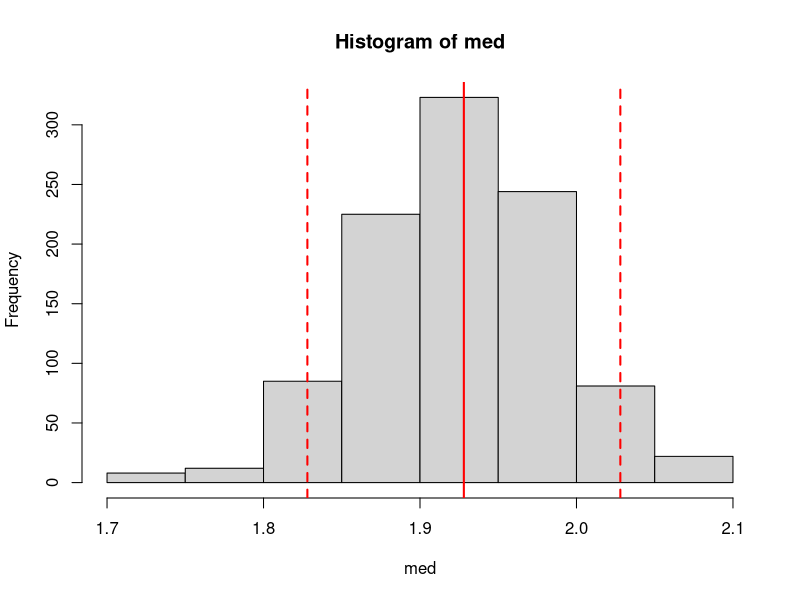
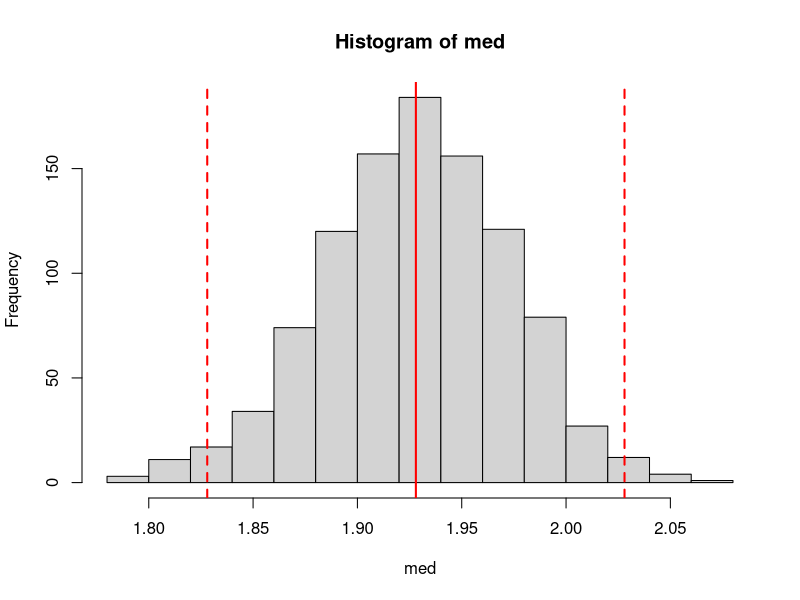
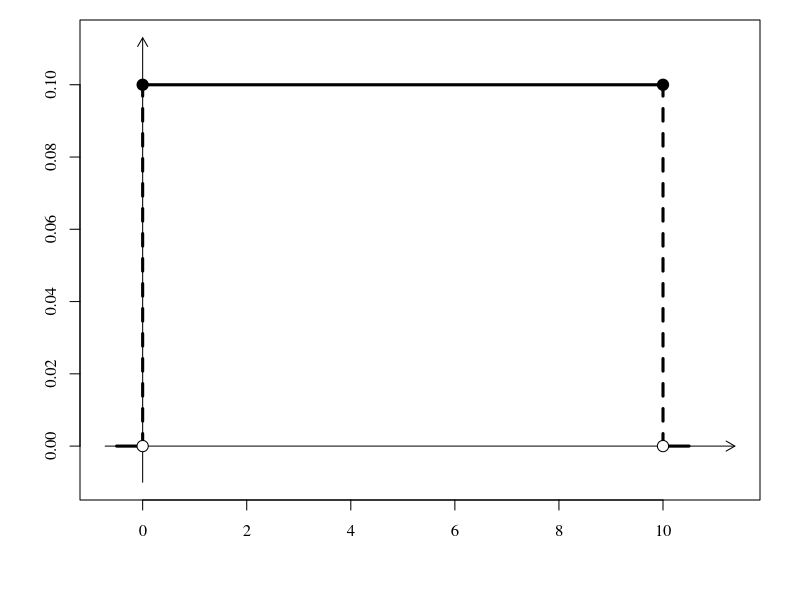
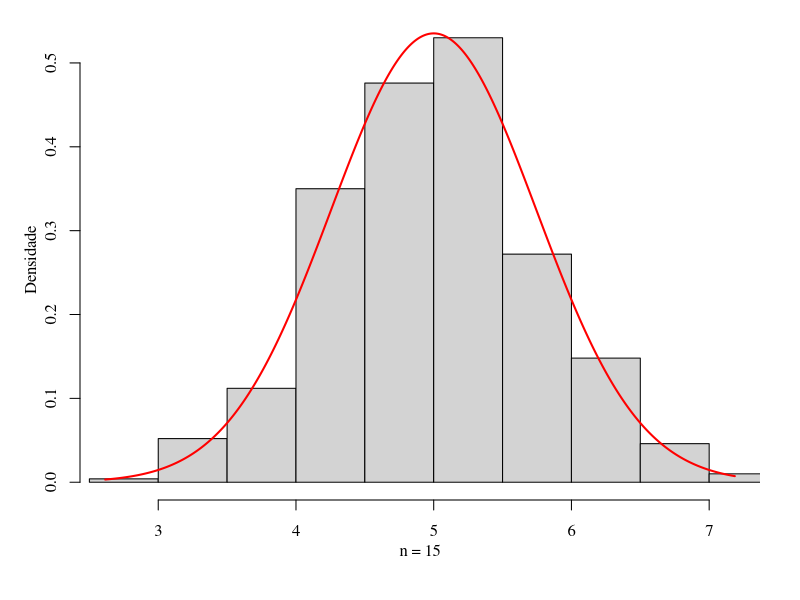
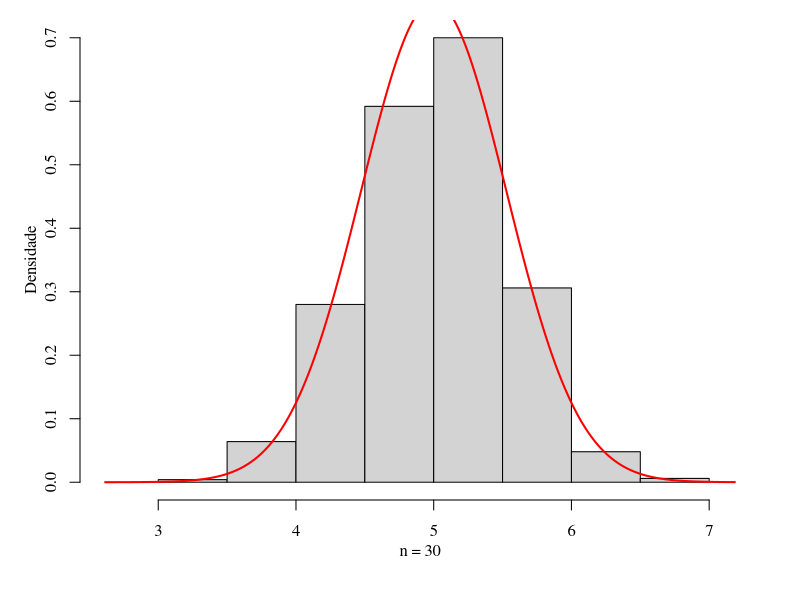
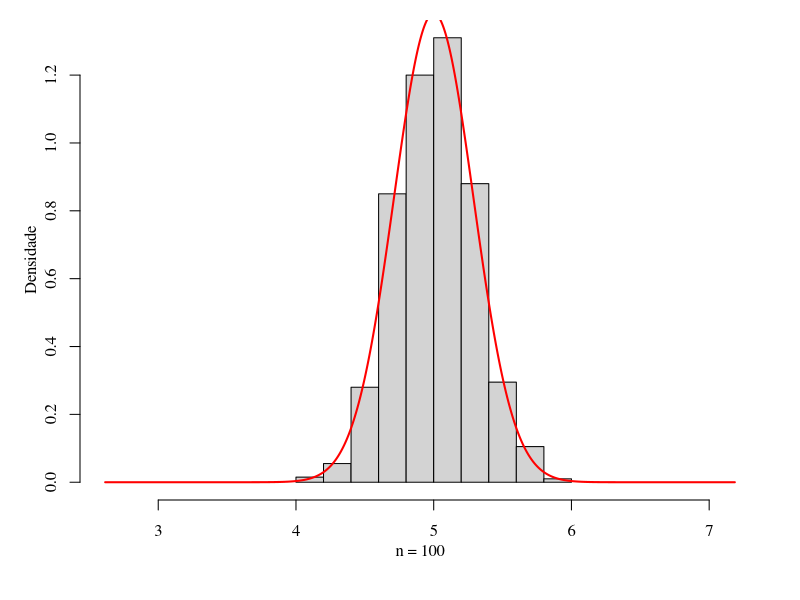
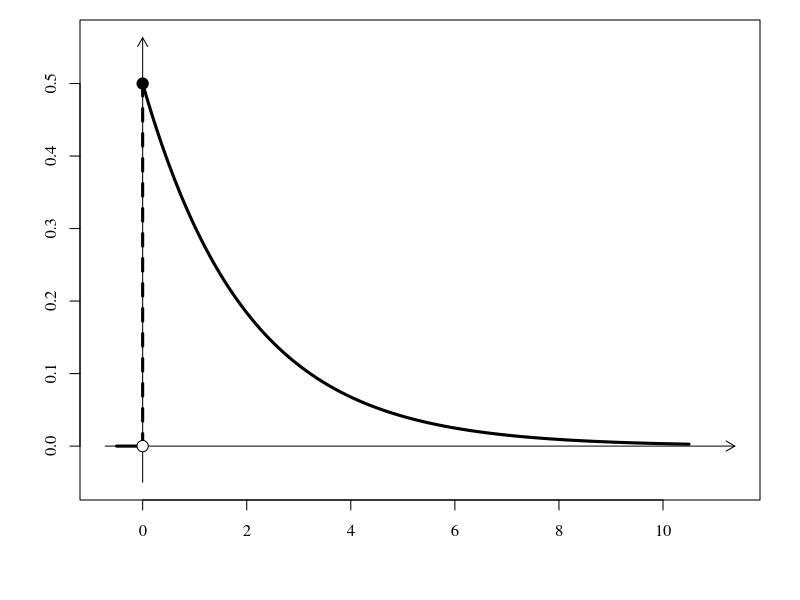
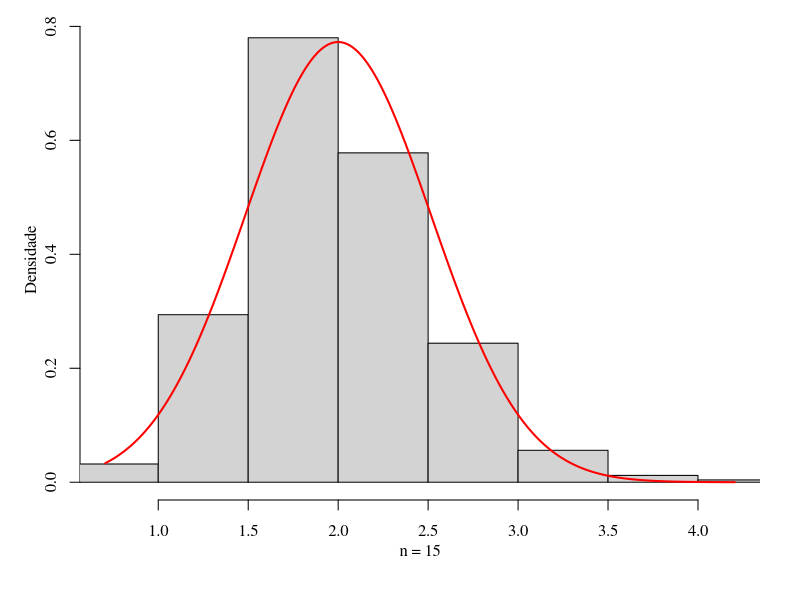

Generate these figures, in order, with R:
## ---- chunk 1

a <- 10; b<- 2 # parâmetros da Weibull(a,b)
R <- 1000      # Quantidade de réplicas
n <- 20        # Tamanho da aa
med <- NULL    # Vetor vazio para armazenar as medianas
               # amostrais de cada réplica
for(r in 1:R){ # Inicia as réplicas de Monte Carlo
  x <- rweibull(n=n, shape = a, scale = b) # Gera uma aa de tamanho n
                                           # da Weibull(a, b)
  med[r] <- median(x)                      # Calcula a mediana amostral
}
med_pop <- b*(log(2))^(1/a) # Mediana populacional
hist(med)                   # Histograma da distribuição
                            # amostral da mediana amostral
abline(v = med_pop + c(-.1,0,.1),
       col = 'red', lty = c(2,1,2),
       lwd = 2) # Traça a mediana da população e intervalo
                # +0.1 ou -0.1 desse valor
prp <- mean(med > med_pop-.1 & med < med_pop+.1)
cat("P[Med. Amost. \u2208 (Med. Pop. \u00b1 0.1)] \u2248 ", prp, sep='') 
## ---- chunk 2

a <- 10; b<- 2 # parâmetros da Weibull(a,b)
R <- 1000      # Quantidade de réplicas
n <- 40        # Tamanho da aa
med <- NULL    # Vetor vazio para armazenar as medianas
               # amostrais de cada réplica
for(r in 1:R){ # Inicia as réplicas de Monte Carlo
  x <- rweibull(n=n, shape = a, scale = b) # Gera uma aa de tamanho n
                                           # da Weibull(a, b)
  med[r] <- median(x)                      # Calcula a mediana amostral
}
med_pop <- b*(log(2))^(1/a) # Mediana populacional
hist(med)                   # Histograma da distribuição
                            # amostral da mediana amostral
abline(v = med_pop + c(-.1,0,.1),
       col = 'red', lty = c(2,1,2),
       lwd = 2) # Traça a mediana da população e intervalo
                # +0.1 ou -0.1 desse valor
prp <- mean(med > med_pop-.1 & med < med_pop+.1)
cat("P[Med. Amost. \u2208 (Med. Pop. \u00b1 0.1)] \u2248 ", prp, sep='') 
## ---- chunk 3
a <- 0; b <- 10
x <- seq(a-0.05*(b-a), b+0.05*(b-a), length.out=1000)
fx <- dunif(x, a, b)
par(family = "serif", mar=c(5,4,1,2))
plot(x, fx, type='n', xlab='', ylab='', main='', lwd=3,
     ylim=range(fx)+c(-.1*diff(range(fx)),.13*diff(range(fx))),
     xlim=range(x)+c(-.02*diff(range(x)),.08*diff(range(x))))
arrows(y0 = min(fx)-.1*diff(range(fx)), y1 = max(fx)+.13*diff(range(fx)), x0=0, x1=0, length = .1)
arrows(x0 = min(x)-.02*diff(range(x)), x1 = max(x)+.08*diff(range(x)), y0=0, y1=0, length = .1)
lines(x[x > b], fx[x > b], lwd=3)
lines(x[x < a], fx[x < a], lwd=3)
lines(c(a,a), c(0, 1/(b-a)), lwd=3, lty=2)
lines(c(b,b), c(0, 1/(b-a)), lwd=3, lty=2)
lines(x[x >= a & x <= b], fx[x >= a & x <= b], lwd=3)
points(c(a,a,b,b), c(0, 1/(b-a), 0, 1/(b-a)), cex=1.5, pch=21, bg=c('white','black', 'white','black'))
## ---- chunk 4
R <- 1000; nn <- c(15, 30, 100)
a <- 0; b <- 10
mu <- (a+b)/2; sig2 <- (b-a)^2/12
medias <- matrix(NA, ncol=length(nn), nrow=R)
for(i in 1:length(nn)){
  n <- nn[i]
  for(r in 1:R){
    x <- runif(n = n, min = 0, max = 10)
    medias[r, i] <- mean(x)
  }
}
rng <- range(medias); xx <- seq(rng[1], rng[2], length.out=1000)
for(i in 1:length(nn)){
  par(family = "serif", mar=c(5,4,1,2))
  hist(medias[, i], probability=TRUE, xlim = rng, xlab = '', main='', ylab='')
  mtext(text = paste('n = ',nn[i],sep=''), side = 1, line = 2)
  mtext(text = 'Densidade', side = 2, line = 2)
  lines(xx, dnorm(xx, mu, sqrt(sig2/nn[i])), col='red', lwd=2)
}
## ---- chunk 5
lambda = 0.5; M <- 10
x <- seq(0-0.05*(M), M+0.05*(M), length.out=1000)
fx <- dexp(x = x, rate = lambda)
par(family = "serif", mar=c(5,4,1,2))
plot(x, fx, type='n', xlab='', ylab='', main='', lwd=3,
     ylim=range(fx)+c(-.1*diff(range(fx)),.13*diff(range(fx))),
     xlim=range(x)+c(-.02*diff(range(x)),.08*diff(range(x))))
arrows(y0 = min(fx)-.1*diff(range(fx)), y1 = max(fx)+.13*diff(range(fx)), x0=0, x1=0, length = .1)
arrows(x0 = min(x)-.02*diff(range(x)), x1 = max(x)+.08*diff(range(x)), y0=0, y1=0, length = .1)
lines(x[x < 0], fx[x < 0], lwd=3)
lines(c(0,0), c(0, lambda), lwd=3, lty=2)
lines(x[x >= 0], fx[x >= 0], lwd=3)
points(c(0,0), c(0, lambda), cex=1.5, pch=21, bg=c('white','black'))
## ---- chunk 6
R <- 1000; nn <- c(15, 30, 100)
lambda <- 0.5
mu <- 1/lambda; sig2 <- 1/(lambda^2)
medias <- matrix(NA, ncol=length(nn), nrow=R)
for(i in 1:length(nn)){
  n <- nn[i]
  for(r in 1:R){
    x <- rexp(n = n, rate = lambda)
    medias[r, i] <- mean(x)
  }
}
rng <- range(medias); xx <- seq(rng[1], rng[2], length.out=1000)
for(i in 1:length(nn)){
  par(family = "serif", mar=c(5,4,1,2))
  hist(medias[, i], probability=TRUE, xlim = rng, xlab = '', main='', ylab='')
  mtext(text = paste('n = ',nn[i],sep=''), side = 1, line = 2)
  mtext(text = 'Densidade', side = 2, line = 2)
  lines(xx, dnorm(xx, mu, sqrt(sig2/nn[i])), col='red', lwd=2)
}
## ---- chunk 7
n <- 25; i <- 0
th0 <- th1 <- NULL
while(i < n){
  x0 <- runif(1,-1,1); y0 <- runif(1,-1,1)
  x1 <- runif(1,-1,1); y1 <- runif(1,-1,1)
  if(x0^2 + y0^2 < 1 & x1^2 + y1^2 < 1){
    th0 <- rbind(th0, c(x0, y0))
    th1 <- rbind(th1, c(x1+1, y1+1))
    i <- i+1
  }
}
rngX <- range(th0[,1], th1[,1])
rngY <- range(th0[,2], th1[,2])
par(family = "serif", mar=c(5,4,1,2))
plot(0, type='n', xlab='', ylab='', main ='', frame.plot=FALSE,
     axes = FALSE, xlim=rngX, ylim=rngY)
points(x = th0[,1], y = th0[,2], pch=21, bg='blue', cex=1.5)
points(x = th1[,1], y = th1[,2], pch=21, bg='red', cex=1.5)
points(x = 0, y = 0, pch=21, bg='black', cex=2)
text(x = 0, y = 0, labels=expression(theta), adj=c(2,2), cex=2)
## ---- chunk 8
n <- 30; i <- 0
th0 <- th1 <- NULL
while(i < n){
  x0 <- runif(1,-1,1); y0 <- runif(1,-1,1)
  x1 <- runif(1,-2,2); y1 <- runif(1,-2,2)
  if(x0^2 + y0^2 < 1 & x1^2 + y1^2 < 2^2){
    th0 <- rbind(th0, c(x0, y0))
    th1 <- rbind(th1, c(x1, y1))
    i <- i+1
  }
}
rngX <- range(th0[,1], th1[,1])
rngY <- range(th0[,2], th1[,2])
par(family = "serif", mar=c(5,4,1,2))
plot(0, type='n', xlab='', ylab='', main ='', frame.plot=FALSE,
     axes = FALSE, xlim=rngX, ylim=rngY)
points(x = th1[,1], y = th1[,2], pch=21, bg='red', cex=1.5)
points(x = th0[,1], y = th0[,2], pch=21, bg='blue', cex=1.5)
points(x = 0, y = 0, pch=21, bg='black', cex=2)
text(x = 0, y = 0, labels=expression(theta), adj=c(2,2), cex=2)
